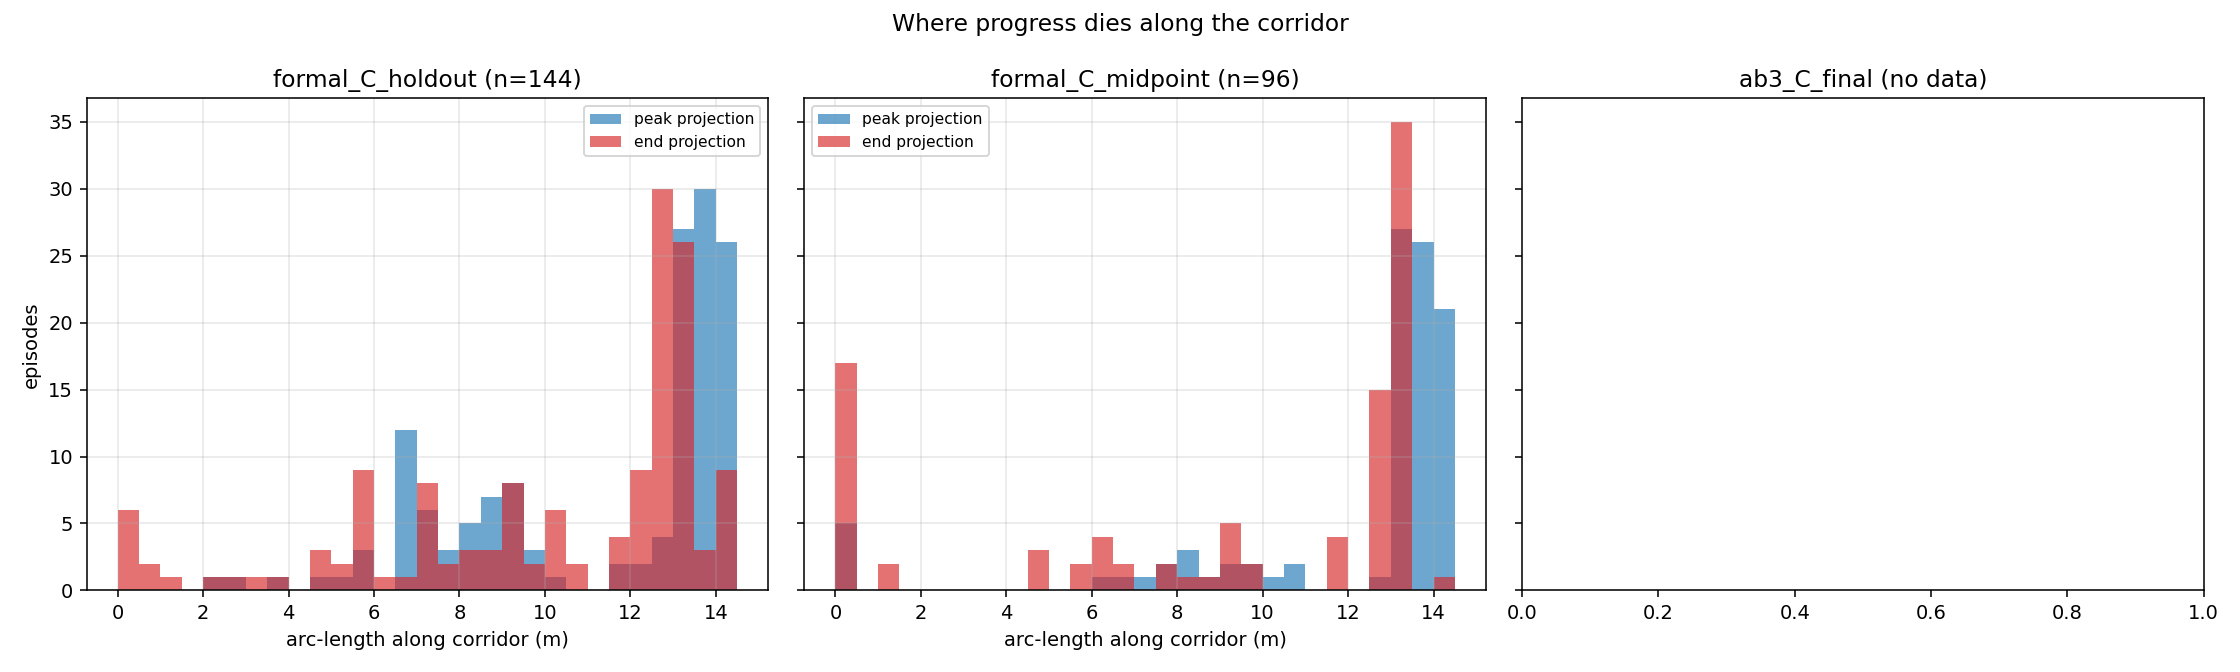

Write Python code to recreate this figure.
# 进度死亡位置分析：评估回合的投影峰值/末端沿走廊弧长的分布。
# 回答："短程没到最优"具体卡在哪一段——是所有位置均匀死，还是卡在某个特定动作难点。
# 数据源：formal C 臂（σ=0.52）与 ab3 C 臂（σ 退火）的评估归档 trace。
import json
from pathlib import Path

import matplotlib
matplotlib.use("Agg")
import matplotlib.pyplot as plt
import numpy as np

ROOT = Path(__file__).resolve().parents[2]
OUT = Path(__file__).parent

SETS = {
    "formal_C_holdout": [f"corridor_formal_20260922_C_s{s}/checkpoints/eval_holdout_192k" for s in (31, 47, 61)],
    "formal_C_midpoint": [f"corridor_formal_20260922_C_s{s}/checkpoints/eval_midpoint_096k" for s in (31, 47, 61)],
    "ab3_C_final": [f"corridor_sil_guard_ab3_20260924_3h_090758_C_s{s}/checkpoints" for s in (31, 47)]
                   + [f"corridor_sil_guard_ab3_extra4_20260924_C_s{s}/checkpoints" for s in (59, 71, 83, 97)],
}


def collect_episodes(dirs: list[str]) -> list[dict]:
    out = []
    for d in dirs:
        base = ROOT / "runs" / d
        if not base.is_dir():
            # ab3 的评估目录可能在 checkpoints/eval_* 下
            cands = list(base.glob("eval_*"))
            eps_dirs = cands if cands else [base]
        else:
            eps_dirs = [base]
        for ed in eps_dirs:
            for ep in sorted(ed.glob("*_agent*.json")):
                try:
                    j = json.loads(ep.read_text(encoding="utf-8"))
                except Exception:
                    continue
                trace = j.get("trace")
                if not trace:
                    continue
                proj = np.array([t["progress_m"] for t in trace], dtype=np.float64)
                credited = float(j["metrics"]["credited_progress_m"])
                out.append({
                    "peak_projection": float(proj.max()),
                    "end_projection": float(proj[-1]),
                    "credited": credited,
                    "fell": bool(j["metrics"]["fell"]),
                    "mode": j["metrics"]["mode"],
                })
    return out


def main() -> None:
    fig, axes = plt.subplots(1, 3, figsize=(16, 4.8), sharey=True)
    report = {}
    for ax, (name, dirs) in zip(axes, SETS.items()):
        eps = collect_episodes(dirs)
        if not eps:
            ax.set_title(f"{name} (no data)")
            continue
        peaks = np.array([e["peak_projection"] for e in eps])
        ends = np.array([e["end_projection"] for e in eps])
        drops = peaks - ends
        report[name] = {
            "n": len(eps),
            "peak_median": float(np.median(peaks)),
            "peak_p90": float(np.percentile(peaks, 90)),
            "end_median": float(np.median(ends)),
            "drop_median": float(np.median(drops)),
            "drop_p75": float(np.percentile(drops, 75)),
            "fell_rate": float(np.mean([e["fell"] for e in eps])),
        }
        ax.hist(peaks, bins=np.arange(0, peaks.max() + 0.5, 0.5), alpha=0.65,
                label="peak projection", color="tab:blue")
        ax.hist(ends, bins=np.arange(0, peaks.max() + 0.5, 0.5), alpha=0.65,
                label="end projection", color="tab:red")
        ax.set_title(f"{name} (n={len(eps)})")
        ax.set_xlabel("arc-length along corridor (m)")
        ax.legend(fontsize=8)
        ax.grid(alpha=0.3)
    axes[0].set_ylabel("episodes")
    fig.suptitle("Where progress dies along the corridor")
    fig.tight_layout()
    fig.savefig(OUT / "fall_locations.png", dpi=140)
    plt.close(fig)

    (OUT / "fall_locations.json").write_text(
        json.dumps(report, ensure_ascii=False, indent=1), encoding="utf-8")
    print(json.dumps(report, ensure_ascii=False, indent=1))


if __name__ == "__main__":
    main()
